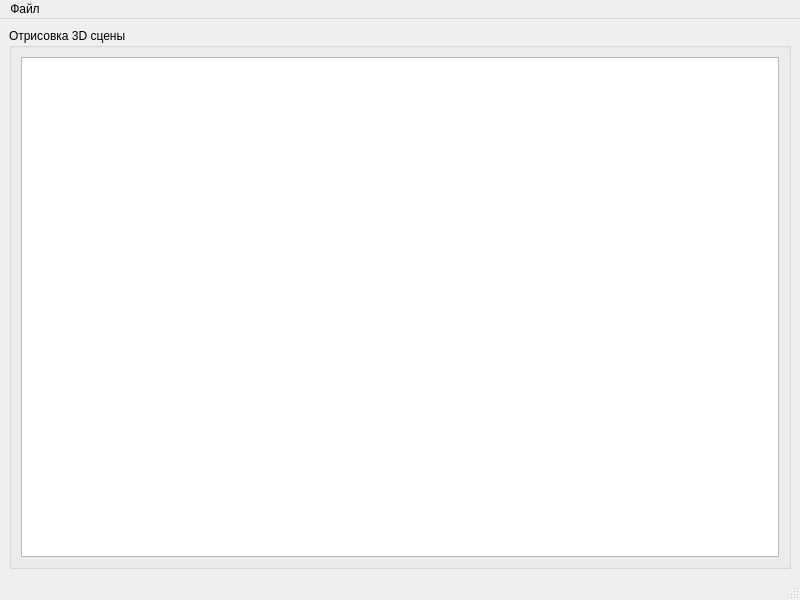
<?xml version="1.0" encoding="UTF-8"?>
<ui version="4.0">
 <class>RenderWindow</class>
 <widget class="QMainWindow" name="RenderWindow">
  <property name="geometry">
   <rect>
    <x>0</x>
    <y>0</y>
    <width>800</width>
    <height>600</height>
   </rect>
  </property>
  <property name="windowTitle">
   <string>MainWindow</string>
  </property>
  <widget class="QWidget" name="centralwidget">
   <layout class="QVBoxLayout" name="verticalLayout">
    <item>
     <widget class="QGroupBox" name="groupBox">
      <property name="title">
       <string>Отрисовка 3D сцены</string>
      </property>
      <property name="flat">
       <bool>false</bool>
      </property>
      <property name="checkable">
       <bool>false</bool>
      </property>
      <layout class="QVBoxLayout" name="verticalLayout_2">
       <item>
        <widget class="QGraphicsView" name="Renderview">
         <property name="verticalScrollBarPolicy">
          <enum>Qt::ScrollBarAlwaysOff</enum>
         </property>
         <property name="horizontalScrollBarPolicy">
          <enum>Qt::ScrollBarAlwaysOff</enum>
         </property>
        </widget>
       </item>
      </layout>
     </widget>
    </item>
   </layout>
  </widget>
  <widget class="QMenuBar" name="menubar">
   <property name="geometry">
    <rect>
     <x>0</x>
     <y>0</y>
     <width>800</width>
     <height>20</height>
    </rect>
   </property>
   <widget class="QMenu" name="menuFile">
    <property name="title">
     <string>Файл</string>
    </property>
    <addaction name="actionRender"/>
    <addaction name="separator"/>
    <addaction name="actionAbout"/>
    <addaction name="separator"/>
    <addaction name="actionExit"/>
   </widget>
   <addaction name="menuFile"/>
  </widget>
  <widget class="QStatusBar" name="statusbar"/>
  <action name="actionExit">
   <property name="text">
    <string>Выход</string>
   </property>
  </action>
  <action name="actionRender">
   <property name="text">
    <string>Отрисовка</string>
   </property>
  </action>
  <action name="actionAbout">
   <property name="text">
    <string>О компании</string>
   </property>
  </action>
 </widget>
 <resources/>
 <connections/>
</ui>
